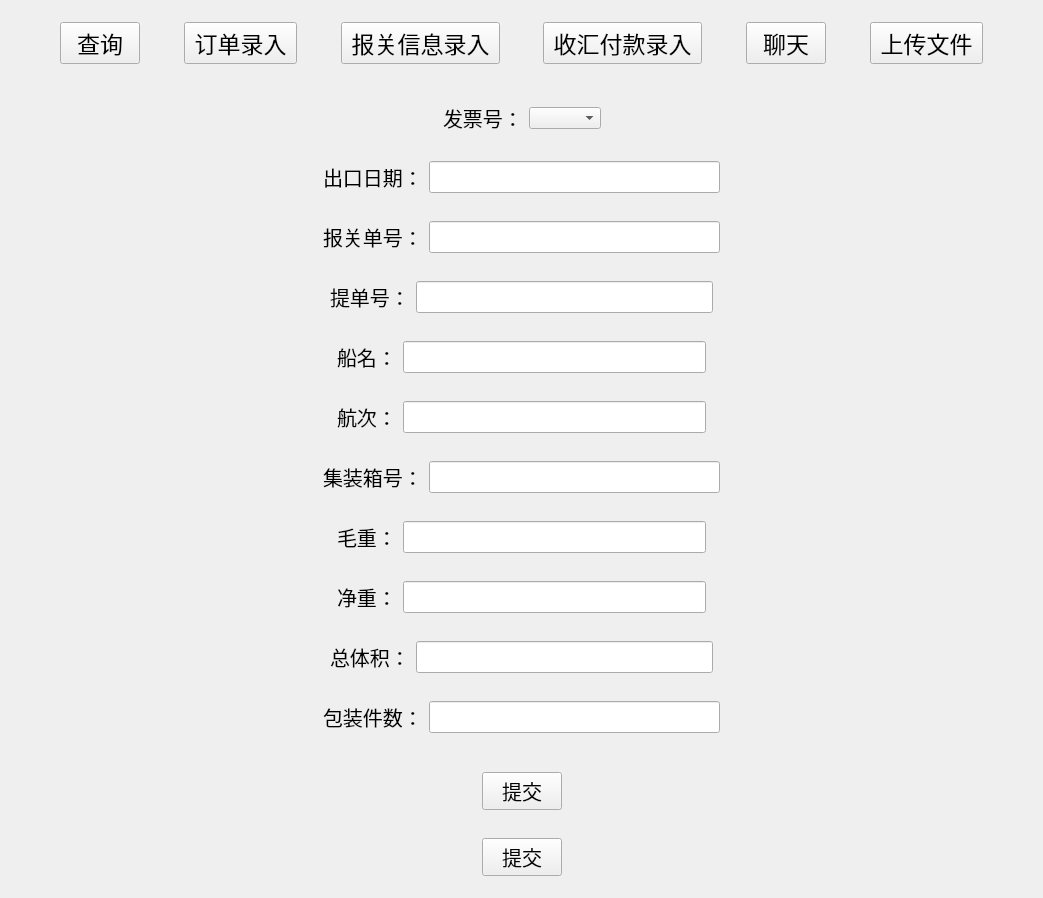
<?xml version="1.0" encoding="UTF-8"?>
<ui version="4.0">
 <class>MainWindow4Class</class>
 <widget class="QWidget" name="MainWindow4Class">
  <property name="geometry">
   <rect>
    <x>0</x>
    <y>0</y>
    <width>1043</width>
    <height>798</height>
   </rect>
  </property>
  <property name="windowTitle">
   <string>MainWindow4</string>
  </property>
  <layout class="QVBoxLayout" name="verticalLayout_2">
   <item>
    <widget class="QWidget" name="widget" native="true">
     <layout class="QHBoxLayout" name="horizontalLayout">
      <item>
       <spacer name="horizontalSpacer_14">
        <property name="orientation">
         <enum>Qt::Horizontal</enum>
        </property>
        <property name="sizeHint" stdset="0">
         <size>
          <width>40</width>
          <height>20</height>
         </size>
        </property>
       </spacer>
      </item>
      <item>
       <widget class="QPushButton" name="queryButton">
        <property name="font">
         <font>
          <pointsize>17</pointsize>
         </font>
        </property>
        <property name="text">
         <string>查询</string>
        </property>
       </widget>
      </item>
      <item>
       <spacer name="horizontalSpacer_15">
        <property name="orientation">
         <enum>Qt::Horizontal</enum>
        </property>
        <property name="sizeHint" stdset="0">
         <size>
          <width>40</width>
          <height>20</height>
         </size>
        </property>
       </spacer>
      </item>
      <item>
       <widget class="QPushButton" name="insertButton1">
        <property name="font">
         <font>
          <pointsize>17</pointsize>
         </font>
        </property>
        <property name="text">
         <string> 订单录入 </string>
        </property>
       </widget>
      </item>
      <item>
       <spacer name="horizontalSpacer">
        <property name="orientation">
         <enum>Qt::Horizontal</enum>
        </property>
        <property name="sizeHint" stdset="0">
         <size>
          <width>40</width>
          <height>20</height>
         </size>
        </property>
       </spacer>
      </item>
      <item>
       <widget class="QPushButton" name="insertButton2">
        <property name="font">
         <font>
          <pointsize>17</pointsize>
         </font>
        </property>
        <property name="text">
         <string> 报关信息录入 </string>
        </property>
       </widget>
      </item>
      <item>
       <spacer name="horizontalSpacer_2">
        <property name="orientation">
         <enum>Qt::Horizontal</enum>
        </property>
        <property name="sizeHint" stdset="0">
         <size>
          <width>40</width>
          <height>20</height>
         </size>
        </property>
       </spacer>
      </item>
      <item>
       <widget class="QPushButton" name="insertButton3">
        <property name="font">
         <font>
          <pointsize>17</pointsize>
         </font>
        </property>
        <property name="text">
         <string> 收汇付款录入 </string>
        </property>
       </widget>
      </item>
      <item>
       <spacer name="horizontalSpacer_16">
        <property name="orientation">
         <enum>Qt::Horizontal</enum>
        </property>
        <property name="sizeHint" stdset="0">
         <size>
          <width>40</width>
          <height>20</height>
         </size>
        </property>
       </spacer>
      </item>
      <item>
       <widget class="QPushButton" name="chatButton">
        <property name="font">
         <font>
          <pointsize>17</pointsize>
         </font>
        </property>
        <property name="text">
         <string>聊天</string>
        </property>
       </widget>
      </item>
      <item>
       <spacer name="horizontalSpacer_17">
        <property name="orientation">
         <enum>Qt::Horizontal</enum>
        </property>
        <property name="sizeHint" stdset="0">
         <size>
          <width>40</width>
          <height>20</height>
         </size>
        </property>
       </spacer>
      </item>
      <item>
       <widget class="QPushButton" name="uploadButton">
        <property name="font">
         <font>
          <pointsize>17</pointsize>
         </font>
        </property>
        <property name="text">
         <string> 上传文件 </string>
        </property>
       </widget>
      </item>
      <item>
       <spacer name="horizontalSpacer_13">
        <property name="orientation">
         <enum>Qt::Horizontal</enum>
        </property>
        <property name="sizeHint" stdset="0">
         <size>
          <width>40</width>
          <height>20</height>
         </size>
        </property>
       </spacer>
      </item>
     </layout>
    </widget>
   </item>
   <item>
    <widget class="QWidget" name="widget_2" native="true">
     <layout class="QVBoxLayout" name="verticalLayout">
      <item>
       <widget class="QWidget" name="widget_6" native="true">
        <layout class="QHBoxLayout" name="horizontalLayout_2">
         <item>
          <spacer name="horizontalSpacer_5">
           <property name="orientation">
            <enum>Qt::Horizontal</enum>
           </property>
           <property name="sizeHint" stdset="0">
            <size>
             <width>40</width>
             <height>20</height>
            </size>
           </property>
          </spacer>
         </item>
         <item>
          <widget class="QLabel" name="label_2">
           <property name="font">
            <font>
             <pointsize>15</pointsize>
            </font>
           </property>
           <property name="text">
            <string>发票号：</string>
           </property>
          </widget>
         </item>
         <item>
          <widget class="QComboBox" name="invoice_num"/>
         </item>
         <item>
          <spacer name="horizontalSpacer_6">
           <property name="orientation">
            <enum>Qt::Horizontal</enum>
           </property>
           <property name="sizeHint" stdset="0">
            <size>
             <width>40</width>
             <height>20</height>
            </size>
           </property>
          </spacer>
         </item>
        </layout>
       </widget>
      </item>
      <item>
       <widget class="QWidget" name="widget_7" native="true">
        <layout class="QHBoxLayout" name="horizontalLayout_3">
         <item>
          <spacer name="horizontalSpacer_27">
           <property name="orientation">
            <enum>Qt::Horizontal</enum>
           </property>
           <property name="sizeHint" stdset="0">
            <size>
             <width>40</width>
             <height>20</height>
            </size>
           </property>
          </spacer>
         </item>
         <item>
          <widget class="QLabel" name="label_3">
           <property name="font">
            <font>
             <pointsize>15</pointsize>
            </font>
           </property>
           <property name="text">
            <string>出口日期：</string>
           </property>
          </widget>
         </item>
         <item>
          <widget class="QLineEdit" name="export_date">
           <property name="font">
            <font>
             <pointsize>15</pointsize>
            </font>
           </property>
          </widget>
         </item>
         <item>
          <spacer name="horizontalSpacer_12">
           <property name="orientation">
            <enum>Qt::Horizontal</enum>
           </property>
           <property name="sizeHint" stdset="0">
            <size>
             <width>40</width>
             <height>20</height>
            </size>
           </property>
          </spacer>
         </item>
        </layout>
       </widget>
      </item>
      <item>
       <widget class="QWidget" name="widget_8" native="true">
        <layout class="QHBoxLayout" name="horizontalLayout_4">
         <item>
          <spacer name="horizontalSpacer_28">
           <property name="orientation">
            <enum>Qt::Horizontal</enum>
           </property>
           <property name="sizeHint" stdset="0">
            <size>
             <width>40</width>
             <height>20</height>
            </size>
           </property>
          </spacer>
         </item>
         <item>
          <widget class="QLabel" name="label_5">
           <property name="font">
            <font>
             <pointsize>15</pointsize>
            </font>
           </property>
           <property name="text">
            <string>报关单号：</string>
           </property>
          </widget>
         </item>
         <item>
          <widget class="QLineEdit" name="clearance_num">
           <property name="font">
            <font>
             <pointsize>15</pointsize>
            </font>
           </property>
          </widget>
         </item>
         <item>
          <spacer name="horizontalSpacer_18">
           <property name="orientation">
            <enum>Qt::Horizontal</enum>
           </property>
           <property name="sizeHint" stdset="0">
            <size>
             <width>40</width>
             <height>20</height>
            </size>
           </property>
          </spacer>
         </item>
        </layout>
       </widget>
      </item>
      <item>
       <widget class="QWidget" name="widget_4" native="true">
        <layout class="QHBoxLayout" name="horizontalLayout_6">
         <item>
          <spacer name="horizontalSpacer_29">
           <property name="orientation">
            <enum>Qt::Horizontal</enum>
           </property>
           <property name="sizeHint" stdset="0">
            <size>
             <width>40</width>
             <height>20</height>
            </size>
           </property>
          </spacer>
         </item>
         <item>
          <widget class="QLabel" name="label_4">
           <property name="font">
            <font>
             <pointsize>15</pointsize>
            </font>
           </property>
           <property name="text">
            <string>提单号：</string>
           </property>
          </widget>
         </item>
         <item>
          <widget class="QLineEdit" name="lading_num">
           <property name="font">
            <font>
             <pointsize>15</pointsize>
            </font>
           </property>
          </widget>
         </item>
         <item>
          <spacer name="horizontalSpacer_7">
           <property name="orientation">
            <enum>Qt::Horizontal</enum>
           </property>
           <property name="sizeHint" stdset="0">
            <size>
             <width>40</width>
             <height>20</height>
            </size>
           </property>
          </spacer>
         </item>
        </layout>
       </widget>
      </item>
      <item>
       <widget class="QWidget" name="widget_5" native="true">
        <layout class="QHBoxLayout" name="horizontalLayout_5">
         <item>
          <spacer name="horizontalSpacer_30">
           <property name="orientation">
            <enum>Qt::Horizontal</enum>
           </property>
           <property name="sizeHint" stdset="0">
            <size>
             <width>40</width>
             <height>20</height>
            </size>
           </property>
          </spacer>
         </item>
         <item>
          <widget class="QLabel" name="label_6">
           <property name="font">
            <font>
             <pointsize>15</pointsize>
            </font>
           </property>
           <property name="text">
            <string>船名：</string>
           </property>
          </widget>
         </item>
         <item>
          <widget class="QLineEdit" name="ship_name">
           <property name="font">
            <font>
             <pointsize>15</pointsize>
            </font>
           </property>
          </widget>
         </item>
         <item>
          <spacer name="horizontalSpacer_8">
           <property name="orientation">
            <enum>Qt::Horizontal</enum>
           </property>
           <property name="sizeHint" stdset="0">
            <size>
             <width>40</width>
             <height>20</height>
            </size>
           </property>
          </spacer>
         </item>
        </layout>
       </widget>
      </item>
      <item>
       <widget class="QWidget" name="widget_9" native="true">
        <layout class="QHBoxLayout" name="horizontalLayout_7">
         <item>
          <spacer name="horizontalSpacer_31">
           <property name="orientation">
            <enum>Qt::Horizontal</enum>
           </property>
           <property name="sizeHint" stdset="0">
            <size>
             <width>40</width>
             <height>20</height>
            </size>
           </property>
          </spacer>
         </item>
         <item>
          <widget class="QLabel" name="label_8">
           <property name="font">
            <font>
             <pointsize>15</pointsize>
            </font>
           </property>
           <property name="text">
            <string>航次：</string>
           </property>
          </widget>
         </item>
         <item>
          <widget class="QLineEdit" name="flight_num">
           <property name="font">
            <font>
             <pointsize>15</pointsize>
            </font>
           </property>
          </widget>
         </item>
         <item>
          <spacer name="horizontalSpacer_19">
           <property name="orientation">
            <enum>Qt::Horizontal</enum>
           </property>
           <property name="sizeHint" stdset="0">
            <size>
             <width>40</width>
             <height>20</height>
            </size>
           </property>
          </spacer>
         </item>
        </layout>
       </widget>
      </item>
      <item>
       <widget class="QWidget" name="widget_10" native="true">
        <layout class="QHBoxLayout" name="horizontalLayout_8">
         <item>
          <spacer name="horizontalSpacer_32">
           <property name="orientation">
            <enum>Qt::Horizontal</enum>
           </property>
           <property name="sizeHint" stdset="0">
            <size>
             <width>40</width>
             <height>20</height>
            </size>
           </property>
          </spacer>
         </item>
         <item>
          <widget class="QLabel" name="label_9">
           <property name="font">
            <font>
             <pointsize>15</pointsize>
            </font>
           </property>
           <property name="text">
            <string>集装箱号：</string>
           </property>
          </widget>
         </item>
         <item>
          <widget class="QLineEdit" name="container_num">
           <property name="font">
            <font>
             <pointsize>15</pointsize>
            </font>
           </property>
          </widget>
         </item>
         <item>
          <spacer name="horizontalSpacer_20">
           <property name="orientation">
            <enum>Qt::Horizontal</enum>
           </property>
           <property name="sizeHint" stdset="0">
            <size>
             <width>40</width>
             <height>20</height>
            </size>
           </property>
          </spacer>
         </item>
        </layout>
       </widget>
      </item>
      <item>
       <widget class="QWidget" name="widget_21" native="true">
        <layout class="QHBoxLayout" name="horizontalLayout_19">
         <item>
          <spacer name="horizontalSpacer_33">
           <property name="orientation">
            <enum>Qt::Horizontal</enum>
           </property>
           <property name="sizeHint" stdset="0">
            <size>
             <width>40</width>
             <height>20</height>
            </size>
           </property>
          </spacer>
         </item>
         <item>
          <widget class="QLabel" name="label_17">
           <property name="font">
            <font>
             <pointsize>15</pointsize>
            </font>
           </property>
           <property name="text">
            <string>毛重：</string>
           </property>
          </widget>
         </item>
         <item>
          <widget class="QLineEdit" name="gross_weight">
           <property name="font">
            <font>
             <pointsize>15</pointsize>
            </font>
           </property>
          </widget>
         </item>
         <item>
          <spacer name="horizontalSpacer_34">
           <property name="orientation">
            <enum>Qt::Horizontal</enum>
           </property>
           <property name="sizeHint" stdset="0">
            <size>
             <width>40</width>
             <height>20</height>
            </size>
           </property>
          </spacer>
         </item>
        </layout>
       </widget>
      </item>
      <item>
       <widget class="QWidget" name="widget_22" native="true">
        <layout class="QHBoxLayout" name="horizontalLayout_21">
         <item>
          <spacer name="horizontalSpacer_37">
           <property name="orientation">
            <enum>Qt::Horizontal</enum>
           </property>
           <property name="sizeHint" stdset="0">
            <size>
             <width>40</width>
             <height>20</height>
            </size>
           </property>
          </spacer>
         </item>
         <item>
          <widget class="QLabel" name="label_19">
           <property name="font">
            <font>
             <pointsize>15</pointsize>
            </font>
           </property>
           <property name="text">
            <string>净重：</string>
           </property>
          </widget>
         </item>
         <item>
          <widget class="QLineEdit" name="net_weight">
           <property name="font">
            <font>
             <pointsize>15</pointsize>
            </font>
           </property>
          </widget>
         </item>
         <item>
          <spacer name="horizontalSpacer_38">
           <property name="orientation">
            <enum>Qt::Horizontal</enum>
           </property>
           <property name="sizeHint" stdset="0">
            <size>
             <width>40</width>
             <height>20</height>
            </size>
           </property>
          </spacer>
         </item>
        </layout>
       </widget>
      </item>
      <item>
       <widget class="QWidget" name="widget_23" native="true">
        <layout class="QHBoxLayout" name="horizontalLayout_32">
         <item>
          <spacer name="horizontalSpacer_59">
           <property name="orientation">
            <enum>Qt::Horizontal</enum>
           </property>
           <property name="sizeHint" stdset="0">
            <size>
             <width>40</width>
             <height>20</height>
            </size>
           </property>
          </spacer>
         </item>
         <item>
          <widget class="QLabel" name="label_29">
           <property name="font">
            <font>
             <pointsize>15</pointsize>
            </font>
           </property>
           <property name="text">
            <string>总体积：</string>
           </property>
          </widget>
         </item>
         <item>
          <widget class="QLineEdit" name="total_volume">
           <property name="font">
            <font>
             <pointsize>15</pointsize>
            </font>
           </property>
          </widget>
         </item>
         <item>
          <spacer name="horizontalSpacer_60">
           <property name="orientation">
            <enum>Qt::Horizontal</enum>
           </property>
           <property name="sizeHint" stdset="0">
            <size>
             <width>40</width>
             <height>20</height>
            </size>
           </property>
          </spacer>
         </item>
        </layout>
       </widget>
      </item>
      <item>
       <widget class="QWidget" name="widget_33" native="true">
        <layout class="QHBoxLayout" name="horizontalLayout_43">
         <item>
          <spacer name="horizontalSpacer_81">
           <property name="orientation">
            <enum>Qt::Horizontal</enum>
           </property>
           <property name="sizeHint" stdset="0">
            <size>
             <width>40</width>
             <height>20</height>
            </size>
           </property>
          </spacer>
         </item>
         <item>
          <widget class="QLabel" name="label_40">
           <property name="font">
            <font>
             <pointsize>15</pointsize>
            </font>
           </property>
           <property name="text">
            <string>包装件数：</string>
           </property>
          </widget>
         </item>
         <item>
          <widget class="QLineEdit" name="packages_num">
           <property name="font">
            <font>
             <pointsize>15</pointsize>
            </font>
           </property>
          </widget>
         </item>
         <item>
          <spacer name="horizontalSpacer_82">
           <property name="orientation">
            <enum>Qt::Horizontal</enum>
           </property>
           <property name="sizeHint" stdset="0">
            <size>
             <width>40</width>
             <height>20</height>
            </size>
           </property>
          </spacer>
         </item>
        </layout>
       </widget>
      </item>
     </layout>
    </widget>
   </item>
   <item>
    <widget class="QWidget" name="widget_19" native="true">
     <layout class="QHBoxLayout" name="horizontalLayout_17">
      <item>
       <spacer name="horizontalSpacer_3">
        <property name="orientation">
         <enum>Qt::Horizontal</enum>
        </property>
        <property name="sizeHint" stdset="0">
         <size>
          <width>40</width>
          <height>20</height>
         </size>
        </property>
       </spacer>
      </item>
      <item>
       <widget class="QPushButton" name="submit">
        <property name="font">
         <font>
          <pointsize>15</pointsize>
         </font>
        </property>
        <property name="text">
         <string>提交</string>
        </property>
       </widget>
      </item>
      <item>
       <spacer name="horizontalSpacer_4">
        <property name="orientation">
         <enum>Qt::Horizontal</enum>
        </property>
        <property name="sizeHint" stdset="0">
         <size>
          <width>40</width>
          <height>20</height>
         </size>
        </property>
       </spacer>
      </item>
     </layout>
    </widget>
   </item>
   <item>
    <widget class="QWidget" name="widget_20" native="true">
     <layout class="QHBoxLayout" name="horizontalLayout_18">
      <item>
       <spacer name="horizontalSpacer_9">
        <property name="orientation">
         <enum>Qt::Horizontal</enum>
        </property>
        <property name="sizeHint" stdset="0">
         <size>
          <width>40</width>
          <height>20</height>
         </size>
        </property>
       </spacer>
      </item>
      <item>
       <widget class="QPushButton" name="submit_2">
        <property name="font">
         <font>
          <pointsize>15</pointsize>
         </font>
        </property>
        <property name="text">
         <string>提交</string>
        </property>
       </widget>
      </item>
      <item>
       <spacer name="horizontalSpacer_10">
        <property name="orientation">
         <enum>Qt::Horizontal</enum>
        </property>
        <property name="sizeHint" stdset="0">
         <size>
          <width>40</width>
          <height>20</height>
         </size>
        </property>
       </spacer>
      </item>
     </layout>
    </widget>
   </item>
  </layout>
 </widget>
 <layoutdefault spacing="6" margin="11"/>
 <resources/>
 <connections/>
</ui>
